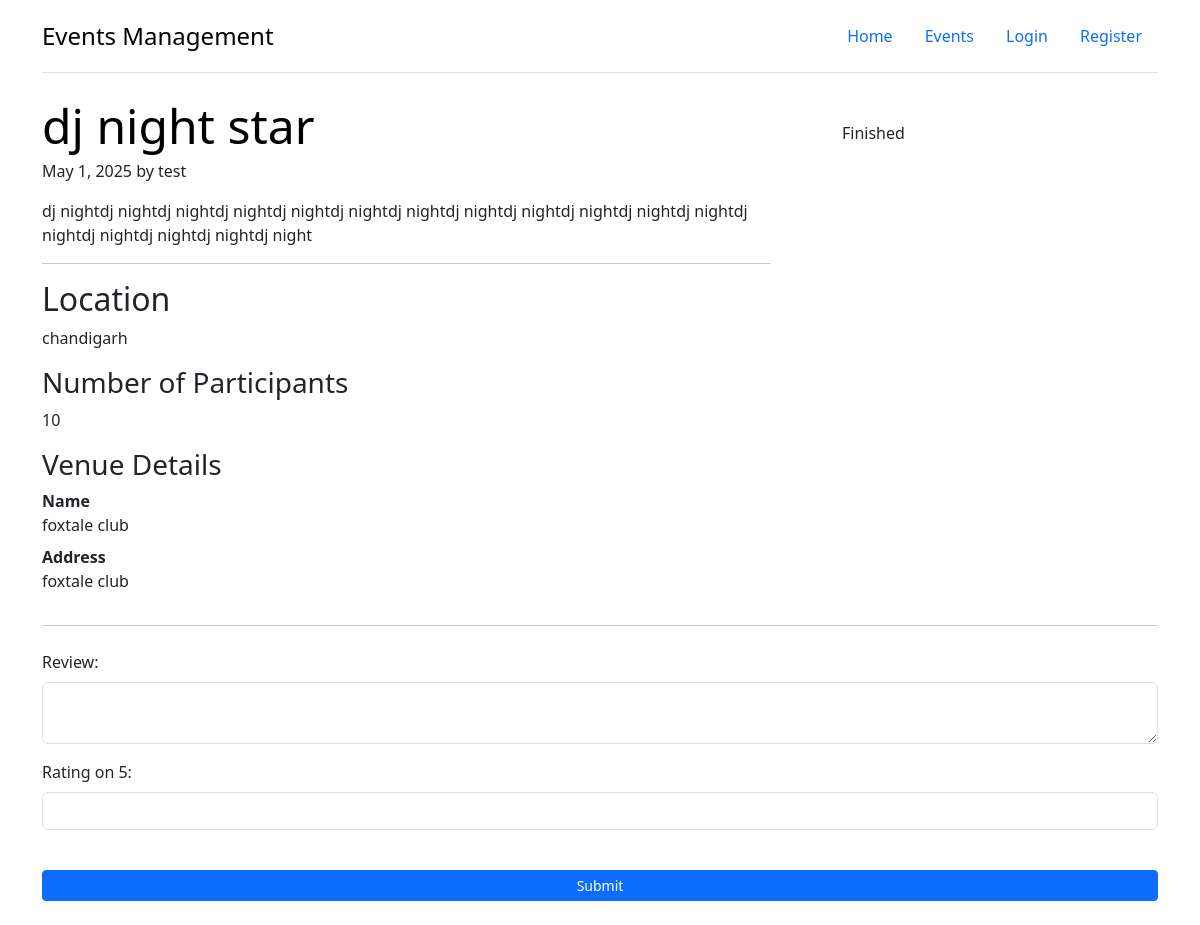
The page /details/1 on the database its author committed.
### events/models.py (models this page shows, shortened)
class Event(models.Model):
    EVENT_STATUS_CHOICES = [
        ('upcoming', 'upcoming'),
        ('ongoing', 'ongoing'),
        ('completed', 'completed')
    ]
    name = models.CharField(max_length=100)
    description = models.TextField()
    date = models.DateField()
    start_time = models.TimeField()
    end_time = models.TimeField()
    is_public = models.BooleanField(default=False)
    location = models.CharField(max_length=100, blank=True, null=True)
    max_participants = models.PositiveIntegerField()
    organizer = models.ForeignKey(
        User, on_delete=models.CASCADE, related_name='organized_events')
    venue = models.ForeignKey(
        Venue, on_delete=models.CASCADE, related_name='events')
    pub_date = models.TimeField(default=now)
    status = models.CharField(
        max_length=10, choices=EVENT_STATUS_CHOICES, default="upcoming")
    def get_remaining_tickets(self):
        tickets = self.tickets.count()
        return max(0, self.max_participants - tickets)

class Venue(models.Model):
    name = models.CharField(max_length=100)
    is_virtual = models.BooleanField(default=False)
    address = models.CharField(max_length=200, blank=True, null=True)
    capacity = models.IntegerField(blank=True, null=True)
    virtual_meeting_link = models.URLField(blank=True, null=True)

### events/views.py (the view)
# urls.py: path("details/<int:pk>", views.PublicDetails, name="details"),
def PublicDetails(request, pk):
    event = get_object_or_404(Event, pk=pk)
    user = request.user
    ticket = None
    review = None
    past_event = timezone.now().date() > event.date
    reviews = EventReview.objects.filter(event=event)
    rating = reviews.aggregate(Avg('rating'))
    if user.is_authenticated:
        ticket = Ticket.objects.filter(event=event, user=user).first()
        review = EventReview.objects.filter(event=event, reviewer=user).first()
    return render(request, "events/details_event.html", {
        "event": event,
        "user": user,
        "ticket": ticket,
        "date": timezone.now(),
        "tickets": event.get_remaining_tickets(),
        "past_event": past_event,
        "review": review,
        "reviews": reviews,
        "rating": rating
    })

### events/templates/events/details_event.html (shortened to what this page needs)
{% extends "events/base.html" %}
{% block content %}
<div class="row g-5">
  <div class="col-md-8">
    <article class="blog-post">
      <h2 class="display-5 link-body-emphasis mb-1">{{ event.name }}</h2>
      <p class="blog-post-meta">{{ event.date }} by {{ event.organizer }}</p>
      <p>{{ event.description }}</p>
      <hr>
      <h2>Location</h2>
      <p>{{ event.location }}</p>
      <h3>Number of Participants</h3>
      <p>{{ event.max_participants }}</p>
      <h3>Venue Details</h3>
      <dl>
        <dt>Name</dt>
        <dd>{{ event.venue.name }}</dd>
        <dt>Address</dt>
        <dd>
          {% if event.venue.is_virtual %}
            Virtual
          {% else %}
            {{ event.venue.address }}
          {% endif %}
        </dd>
      </dl>
    </article>
  </div>
  <div class="col-md-4">
    <div class="position-sticky" style="top: 2rem;">
      <div class="p-4">
        <ol class="list-unstyled">
          {% if user %}
            {% if event.organizer != user %}
              <li>
                {% if tickets == 0 or past_event %}
                  Finished
                {% endif %}
              </li>
            {% endif %}
          {% else %}
            <li>
              <a class="w-100 btn btn-lg btn-primary my-2" href="{% url 'buy-ticket' event.id %}" {% if tickets == 0 %} disabled {% endif %}>
                Get Spot
              </a>
            </li>
          {% endif %}
        </ol>
      </div>
    </div>
  </div>
</div>
<hr />
{% if past_event %}
  {% if event.organizer != user %}
    {% if not review or review.reviewer != user %}
      <form class="needs-validation my-4" method="post" action="{% url 'add-review' event.id %}?next={{ request.path }}">
        <div class="mb-3">
          <label for="review" class="form-label">Review:</label>
          <textarea class="form-control" id="review" name="review" required></textarea>
        </div>
        <div class="mb-3">
          <label for="rating" class="form-label">Rating on 5:</label>
          <input class="form-control" type="number" id="rating" name="rating" required min="1" max="5" />
        </div>
        <button class="mt-4 w-100 btn btn-primary btn-sm" type="submit">Submit</button>
      </form>
    {% endif %}
  {% endif %}
{% endif %}
{% endblock %}

### events/templates/events/base.html (shortened to what this page needs)
<!DOCTYPE html>
{% load static %}
<html lang="en">
  <head>
    <link
      href="https://cdn.jsdelivr.net/npm/bootstrap@5.3.3/dist/css/bootstrap.min.css"
      rel="stylesheet"
    />
  </head>
  <body>
    <div class="container">
      {% include "events/components/navbar.html" with reviews=reviews %}
      {% block content %}
      {%endblock %}
    </div>
  </body>
</html>

### events/templates/events/components/navbar.html
<header class="d-flex flex-wrap justify-content-center py-3 mb-4 border-bottom">
  <a
    href="/"
    class="d-flex align-items-center mb-3 mb-md-0 me-md-auto link-body-emphasis text-decoration-none"
  >
    <span class="fs-4">Events Management</span>
  </a>
  <ul class="nav nav-pills">
    {% if user.is_authenticated %}
    <li class="nav-item"><a href="/" class="nav-link">Events</a></li>
     <li class="nav-item"><a href="/dash" class="nav-link">Dashboard</a></li>
    <li class="nav-item"><a href="/profile" class="nav-link">Profile</a></li>
    <li class="nav-item"><a href="/logout" class="nav-link">Logout</a></li>
    {% else %}
    <li class="nav-item">
      <a href="/" class="nav-link">Home</a>
    </li>
    <li class="nav-item"><a href="/" class="nav-link">Events</a></li>
    <li class="nav-item"><a href="/login" class="nav-link">Login</a></li>
    <li class="nav-item"><a href="/register" class="nav-link">Register</a></li>
{% endif %}
  </ul>
</header>

### rows shown on the page
Event: name "dj night star", date "May 1, 2025", organizer "test", description "dj nightdj nightdj nightdj nightdj nightdj nightdj nightdj nightdj nightdj nightdj nightdj nightdj nightdj nightdj nightdj nightdj night", location "chandigarh", max_participants "10", venue.name "foxtale club", venue.address "foxtale club"
